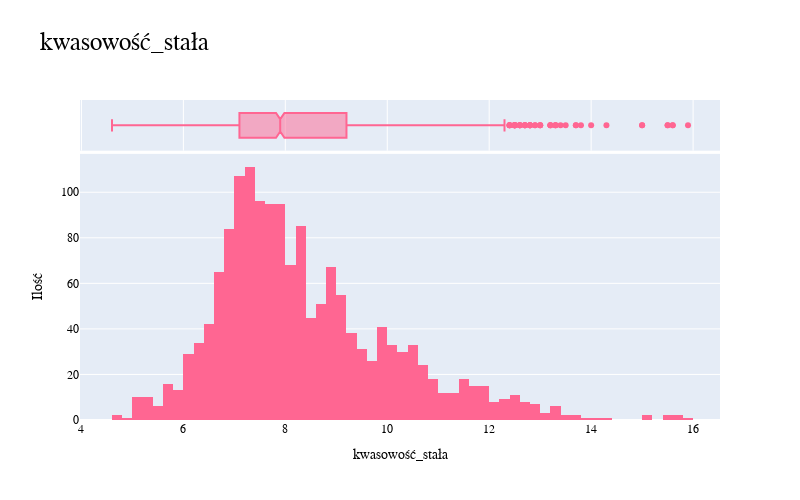
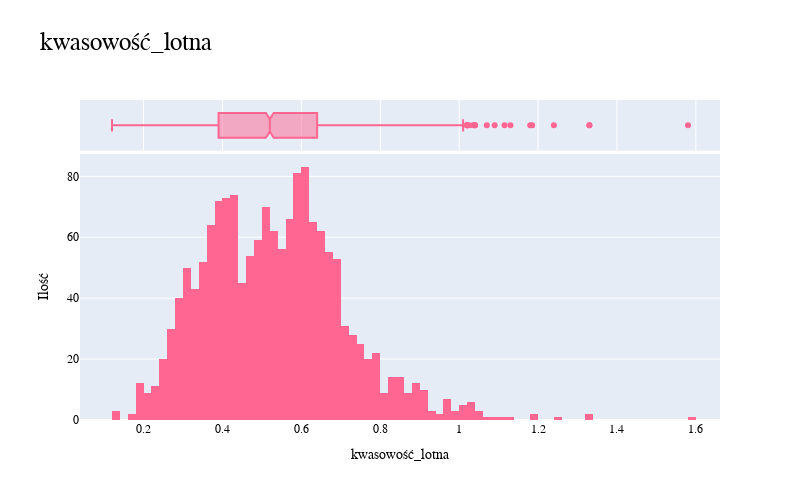
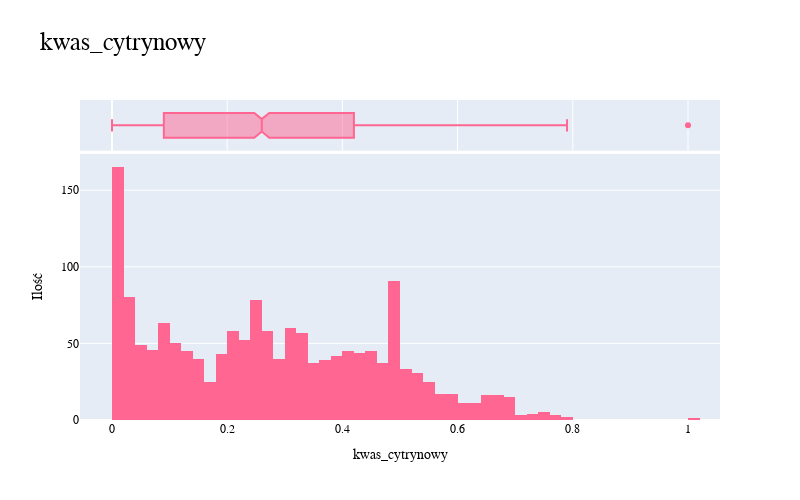
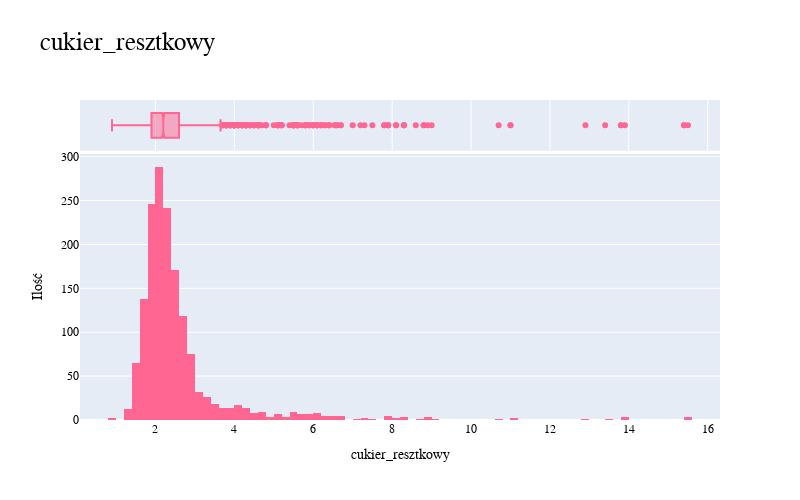

Here is the notebook cell these charts were saved with, in order:
### Code cell
for i in df.columns:
    nbins = 80
    fig = px.histogram(df, x=i,
                    marginal="box",
                    width=800, height=500,
                    title=i,
                    color_discrete_sequence=['#FF6692'],
                    nbins = nbins)


    fig.update_layout(
        font_family="Ubuntu",
        font_color="black",
        title_font_family="Ubuntu",
        title_font_color="black",
        title_font_size=25,
        yaxis_title_text="Ilość",
        xaxis_title_text=i
    )

    fig.show()

### Figure 1 — Plotly figure (JSON) as saved in the notebook; plotly's stock layout.template omitted (floating-point values rounded to 4 significant figures; data arrays with more than 128 entries replaced by an {"elided": "..."} marker saying what was removed)
{"data": [{"alignmentgroup": "True", "bingroup": "x", "hovertemplate": "kwasowość_stała=%{x}<br>count=%{y}<extra></extra>", "legendgroup": "", "marker": {"color": "#FF6692", "pattern": {"shape": ""}}, "name": "", "nbinsx": 80, "offsetgroup": "", "orientation": "v", "showlegend": false, "type": "histogram", "x": {"elided": "1599 float values"}, "xaxis": "x", "yaxis": "y"}, {"alignmentgroup": "True", "hovertemplate": "kwasowość_stała=%{x}<extra></extra>", "legendgroup": "", "marker": {"color": "#FF6692"}, "name": "", "notched": true, "offsetgroup": "", "showlegend": false, "type": "box", "x": {"elided": "1599 float values"}, "xaxis": "x2", "yaxis": "y2"}], "layout": {"barmode": "relative", "font": {"color": "black", "family": "Ubuntu"}, "height": 500, "legend": {"tracegroupgap": 0}, "title": {"font": {"color": "black", "family": "Ubuntu", "size": 25}, "text": "kwasowość_stała"}, "width": 800, "xaxis": {"anchor": "y", "domain": [0, 1], "title": {"text": "kwasowość_stała"}}, "xaxis2": {"anchor": "y2", "domain": [0, 1], "matches": "x", "showgrid": true, "showticklabels": false}, "yaxis": {"anchor": "x", "domain": [0, 0.8316], "title": {"text": "Ilość"}}, "yaxis2": {"anchor": "x2", "domain": [0.8416, 1], "matches": "y2", "showgrid": false, "showline": false, "showticklabels": false, "ticks": ""}}}

### Figure 2 — Plotly figure (JSON) as saved in the notebook; plotly's stock layout.template omitted (floating-point values rounded to 4 significant figures; data arrays with more than 128 entries replaced by an {"elided": "..."} marker saying what was removed)
{"data": [{"alignmentgroup": "True", "bingroup": "x", "hovertemplate": "kwasowość_lotna=%{x}<br>count=%{y}<extra></extra>", "legendgroup": "", "marker": {"color": "#FF6692", "pattern": {"shape": ""}}, "name": "", "nbinsx": 80, "offsetgroup": "", "orientation": "v", "showlegend": false, "type": "histogram", "x": {"elided": "1599 float values"}, "xaxis": "x", "yaxis": "y"}, {"alignmentgroup": "True", "hovertemplate": "kwasowość_lotna=%{x}<extra></extra>", "legendgroup": "", "marker": {"color": "#FF6692"}, "name": "", "notched": true, "offsetgroup": "", "showlegend": false, "type": "box", "x": {"elided": "1599 float values"}, "xaxis": "x2", "yaxis": "y2"}], "layout": {"barmode": "relative", "font": {"color": "black", "family": "Ubuntu"}, "height": 500, "legend": {"tracegroupgap": 0}, "title": {"font": {"color": "black", "family": "Ubuntu", "size": 25}, "text": "kwasowość_lotna"}, "width": 800, "xaxis": {"anchor": "y", "domain": [0, 1], "title": {"text": "kwasowość_lotna"}}, "xaxis2": {"anchor": "y2", "domain": [0, 1], "matches": "x", "showgrid": true, "showticklabels": false}, "yaxis": {"anchor": "x", "domain": [0, 0.8316], "title": {"text": "Ilość"}}, "yaxis2": {"anchor": "x2", "domain": [0.8416, 1], "matches": "y2", "showgrid": false, "showline": false, "showticklabels": false, "ticks": ""}}}

### Figure 3 — Plotly figure (JSON) as saved in the notebook; plotly's stock layout.template omitted (floating-point values rounded to 4 significant figures; data arrays with more than 128 entries replaced by an {"elided": "..."} marker saying what was removed)
{"data": [{"alignmentgroup": "True", "bingroup": "x", "hovertemplate": "kwas_cytrynowy=%{x}<br>count=%{y}<extra></extra>", "legendgroup": "", "marker": {"color": "#FF6692", "pattern": {"shape": ""}}, "name": "", "nbinsx": 80, "offsetgroup": "", "orientation": "v", "showlegend": false, "type": "histogram", "x": {"elided": "1599 float values"}, "xaxis": "x", "yaxis": "y"}, {"alignmentgroup": "True", "hovertemplate": "kwas_cytrynowy=%{x}<extra></extra>", "legendgroup": "", "marker": {"color": "#FF6692"}, "name": "", "notched": true, "offsetgroup": "", "showlegend": false, "type": "box", "x": {"elided": "1599 float values"}, "xaxis": "x2", "yaxis": "y2"}], "layout": {"barmode": "relative", "font": {"color": "black", "family": "Ubuntu"}, "height": 500, "legend": {"tracegroupgap": 0}, "title": {"font": {"color": "black", "family": "Ubuntu", "size": 25}, "text": "kwas_cytrynowy"}, "width": 800, "xaxis": {"anchor": "y", "domain": [0, 1], "title": {"text": "kwas_cytrynowy"}}, "xaxis2": {"anchor": "y2", "domain": [0, 1], "matches": "x", "showgrid": true, "showticklabels": false}, "yaxis": {"anchor": "x", "domain": [0, 0.8316], "title": {"text": "Ilość"}}, "yaxis2": {"anchor": "x2", "domain": [0.8416, 1], "matches": "y2", "showgrid": false, "showline": false, "showticklabels": false, "ticks": ""}}}

### Figure 4 — Plotly figure (JSON) as saved in the notebook; plotly's stock layout.template omitted (floating-point values rounded to 4 significant figures; data arrays with more than 128 entries replaced by an {"elided": "..."} marker saying what was removed)
{"data": [{"alignmentgroup": "True", "bingroup": "x", "hovertemplate": "cukier_resztkowy=%{x}<br>count=%{y}<extra></extra>", "legendgroup": "", "marker": {"color": "#FF6692", "pattern": {"shape": ""}}, "name": "", "nbinsx": 80, "offsetgroup": "", "orientation": "v", "showlegend": false, "type": "histogram", "x": {"elided": "1599 float values"}, "xaxis": "x", "yaxis": "y"}, {"alignmentgroup": "True", "hovertemplate": "cukier_resztkowy=%{x}<extra></extra>", "legendgroup": "", "marker": {"color": "#FF6692"}, "name": "", "notched": true, "offsetgroup": "", "showlegend": false, "type": "box", "x": {"elided": "1599 float values"}, "xaxis": "x2", "yaxis": "y2"}], "layout": {"barmode": "relative", "font": {"color": "black", "family": "Ubuntu"}, "height": 500, "legend": {"tracegroupgap": 0}, "title": {"font": {"color": "black", "family": "Ubuntu", "size": 25}, "text": "cukier_resztkowy"}, "width": 800, "xaxis": {"anchor": "y", "domain": [0, 1], "title": {"text": "cukier_resztkowy"}}, "xaxis2": {"anchor": "y2", "domain": [0, 1], "matches": "x", "showgrid": true, "showticklabels": false}, "yaxis": {"anchor": "x", "domain": [0, 0.8316], "title": {"text": "Ilość"}}, "yaxis2": {"anchor": "x2", "domain": [0.8416, 1], "matches": "y2", "showgrid": false, "showline": false, "showticklabels": false, "ticks": ""}}}
